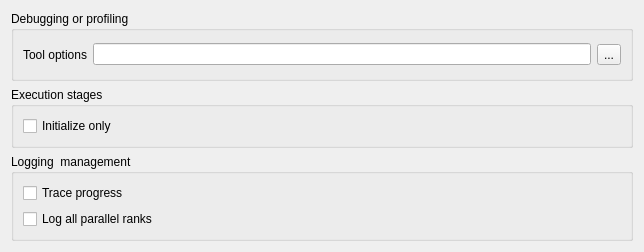
     <widget class="QWidget" name="tab_8">
      <attribute name="title">
       <string>Advanced</string>
      </attribute>
      <layout class="QVBoxLayout" name="verticalLayout_2">
       <item>
        <widget class="QGroupBox" name="groupBoxTool">
         <property name="minimumSize">
          <size>
           <width>622</width>
           <height>50</height>
          </size>
         </property>
         <property name="title">
          <string>Debugging or profiling</string>
         </property>
         <layout class="QGridLayout" name="gridLayout_4">
          <item row="0" column="0">
           <layout class="QHBoxLayout" name="horizontalLayout">
            <property name="sizeConstraint">
             <enum>QLayout::SetMinimumSize</enum>
            </property>
            <item alignment="Qt::AlignLeft">
             <widget class="QLabel" name="label_7">
              <property name="minimumSize">
               <size>
                <width>0</width>
                <height>29</height>
               </size>
              </property>
              <property name="toolTip">
               <string>&lt;html&gt;&lt;head/&gt;&lt;body&gt;&lt;p&gt;&lt;span style=&quot; font-size:9pt;&quot;&gt;Debugging tool related command-line options for code execution.&lt;/span&gt;&lt;/p&gt;&lt;/body&gt;&lt;/html&gt;</string>
              </property>
              <property name="text">
               <string>Tool options</string>
              </property>
             </widget>
            </item>
            <item>
             <widget class="QLineEdit" name="lineEdit_tool">
              <property name="sizePolicy">
               <sizepolicy hsizetype="Ignored" vsizetype="Fixed">
                <horstretch>30</horstretch>
                <verstretch>0</verstretch>
               </sizepolicy>
              </property>
              <property name="toolTip">
               <string>&lt;html&gt;&lt;head/&gt;&lt;body&gt;&lt;p&gt;&lt;span style=&quot; font-size:9pt;&quot;&gt;Debugging tool related command-line options for code execution.&lt;/span&gt;&lt;/p&gt;&lt;/body&gt;&lt;/html&gt;</string>
              </property>
             </widget>
            </item>
            <item>
             <widget class="QToolButton" name="toolButton_2">
              <property name="toolTip">
               <string>&lt;html&gt;&lt;head/&gt;&lt;body&gt;&lt;p&gt;&lt;span style=&quot; font-size:9pt;&quot;&gt;More informations about running a computation under a debugger.&lt;/span&gt;&lt;/p&gt;&lt;/body&gt;&lt;/html&gt;</string>
              </property>
              <property name="text">
               <string>...</string>
              </property>
              <property name="icon">
               <iconset resource="resources_pages.qrc">
                <normaloff>:/new/prefix1/icons/22x22/help.png</normaloff>:/new/prefix1/icons/22x22/help.png</iconset>
              </property>
             </widget>
            </item>
           </layout>
          </item>
         </layout>
        </widget>
       </item>
       <item>
        <widget class="QGroupBox" name="groupBoxStages">
         <property name="title">
          <string>Execution stages</string>
         </property>
         <layout class="QGridLayout" name="gridLayout_5">
          <item row="0" column="0">
           <widget class="QCheckBox" name="checkBoxInitOnly">
            <property name="toolTip">
             <string>&lt;html&gt;&lt;head/&gt;&lt;body&gt;&lt;p&gt;Prepare for execution, but do not start computation.&lt;/p&gt;&lt;p&gt;This is useful so as to manually run the code and debug from the prepare run directory.&lt;/p&gt;&lt;/body&gt;&lt;/html&gt;</string>
            </property>
            <property name="text">
             <string>Initialize only</string>
            </property>
           </widget>
          </item>
         </layout>
        </widget>
       </item>
       <item>
        <widget class="QGroupBox" name="groupBoxLogging">
         <property name="toolTip">
          <string>&lt;html&gt;&lt;head/&gt;&lt;body&gt;&lt;p&gt;&lt;span style=&quot; font-size:9pt;&quot;&gt;Modify the output redirection (listing).&lt;/span&gt;&lt;/p&gt;&lt;/body&gt;&lt;/html&gt;</string>
         </property>
         <property name="title">
          <string>Logging  management</string>
         </property>
         <layout class="QGridLayout" name="_4">
          <item row="0" column="0">
           <widget class="QCheckBox" name="checkBoxTrace">
            <property name="toolTip">
             <string>&lt;html&gt;&lt;head/&gt;&lt;body&gt;&lt;p&gt;Trace iterations progress in terminal.&lt;/p&gt;&lt;/body&gt;&lt;/html&gt;</string>
            </property>
            <property name="text">
             <string>Trace progress</string>
            </property>
           </widget>
          </item>
          <item row="1" column="0">
           <widget class="QCheckBox" name="checkBoxLogParallel">
            <property name="toolTip">
             <string>&lt;html&gt;&lt;head/&gt;&lt;body&gt;&lt;p&gt;&lt;span style=&quot; font-size:9pt;&quot;&gt;Output &lt;/span&gt;&lt;span style=&quot; font-size:9pt; font-weight:600;&quot;&gt;run_solver_r&amp;lt;p&amp;gt;.log&lt;/span&gt;&lt;span style=&quot; font-size:9pt;&quot;&gt; for each process r in addition to rank 0.&lt;/span&gt;&lt;/p&gt;&lt;/body&gt;&lt;/html&gt;</string>
            </property>
            <property name="text">
             <string>Log all parallel ranks</string>
            </property>
           </widget>
          </item>
         </layout>
        </widget>
       </item>
       <item>
        <spacer name="verticalSpacer">
         <property name="orientation">
          <enum>Qt::Vertical</enum>
         </property>
         <property name="sizeType">
          <enum>QSizePolicy::MinimumExpanding</enum>
         </property>
         <property name="sizeHint" stdset="0">
          <size>
           <width>20</width>
           <height>0</height>
          </size>
         </property>
        </spacer>
       </item>
      </layout>
     </widget>
